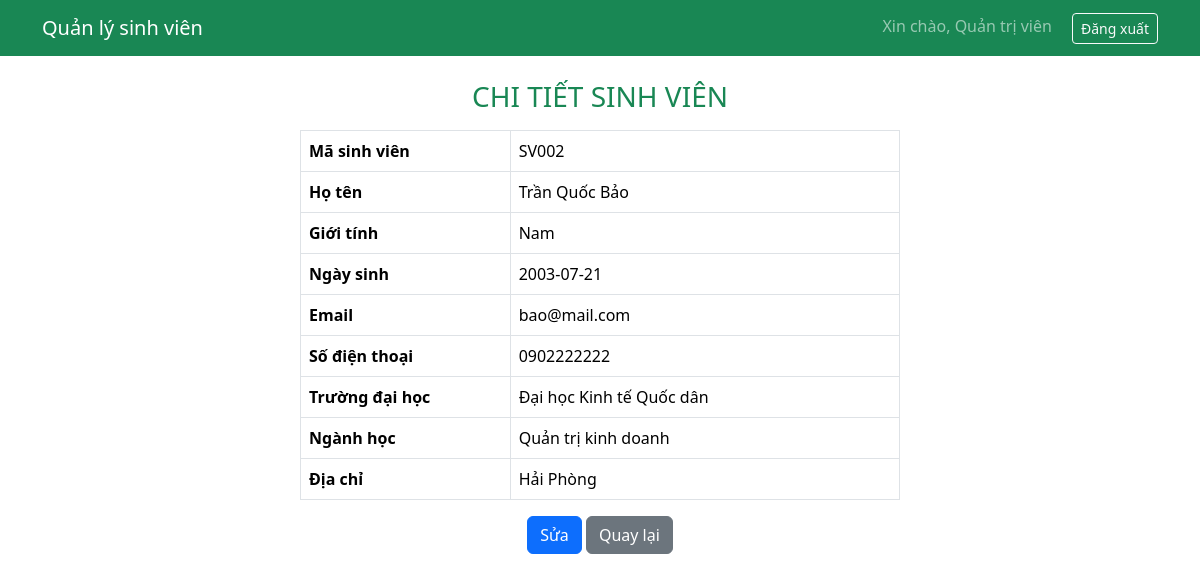
The app's page /public/index.php?controller=detailStudent&id=2 (signed in) with its own data.
### tables this page shows
CREATE TABLE students (
    id INT AUTO_INCREMENT PRIMARY KEY,
    code VARCHAR(20) NOT NULL UNIQUE,    
    name VARCHAR(100) NOT NULL,          
    gender TINYINT NOT NULL DEFAULT 1,   
    birthday DATE NULL,
    email VARCHAR(100),
    phone VARCHAR(20),
    university VARCHAR(150),             
    major VARCHAR(100),                  
    address VARCHAR(255)
);

### app/services/StudentService.php (called while the page is built, shortened)
<?php
require_once APP_ROOT . '/app/models/Student.php';
class StudentService
{
    private function makeStudent($row)
    {
        return new Student(
            $row['id'],
            $row['code'],
            $row['name'],
            $row['gender'],
            $row['birthday'],
            $row['email'],
            $row['phone'],
            $row['university'],
            $row['major'],
            $row['address']
        );
    }
    public function getStudentById($id)
    {
        $dbConnection = new DBConnection();
        $conn = $dbConnection->getConnection();
        $sql = "SELECT * FROM students WHERE id = ?";
        $stmt = $conn->prepare($sql);
        $stmt->execute([$id]);
        $row = $stmt->fetch();
        if ($row) {
            return $this->makeStudent($row);
        }
        return null;
    }
}

### app/models/Student.php (called while the page is built, shortened)
<?php
class Student
{
    private $id;
    private $code;
    private $name;
    private $gender;
    private $birthday;
    private $email;
    private $phone;
    private $university;
    private $major;
    private $address;
    public function __construct($id, $code, $name, $gender, $birthday, $email, $phone, $university, $major, $address)
    {
        $this->id = $id;
        $this->code = $code;
        $this->name = $name;
        $this->gender = $gender;
        $this->birthday = $birthday;
        $this->email = $email;
        $this->phone = $phone;
        $this->university = $university;
        $this->major = $major;
        $this->address = $address;
    }
    public function getId() { return $this->id; }
    public function getCode() { return $this->code; }
    public function getName() { return $this->name; }
    public function getBirthday() { return $this->birthday; }
    public function getEmail() { return $this->email; }
    public function getPhone() { return $this->phone; }
    public function getUniversity() { return $this->university; }
    public function getMajor() { return $this->major; }
    public function getAddress() { return $this->address; }
    public function getGenderText()
    {
        return $this->gender == 1 ? 'Nam' : 'Nữ';
    }
}

### app/views/student/detail.php (the view)
<?php include APP_ROOT . '/app/views/layout/header.php'; ?>
<h3 class="text-center text-uppercase text-success mb-3">Chi tiết sinh viên</h3>
<table class="table table-bordered" style="max-width: 600px; margin: auto;">
    <tr><th width="35%">Mã sinh viên</th><td><?= $student->getCode() ?></td></tr>
    <tr><th>Họ tên</th><td><?= $student->getName() ?></td></tr>
    <tr><th>Giới tính</th><td><?= $student->getGenderText() ?></td></tr>
    <tr><th>Ngày sinh</th><td><?= $student->getBirthday() ?></td></tr>
    <tr><th>Email</th><td><?= $student->getEmail() ?></td></tr>
    <tr><th>Số điện thoại</th><td><?= $student->getPhone() ?></td></tr>
    <tr><th>Trường đại học</th><td><?= $student->getUniversity() ?></td></tr>
    <tr><th>Ngành học</th><td><?= $student->getMajor() ?></td></tr>
    <tr><th>Địa chỉ</th><td><?= $student->getAddress() ?></td></tr>
</table>
<div class="text-center mt-3">
    <a href="?controller=editStudent&id=<?= $student->getId() ?>" class="btn btn-primary">Sửa</a>
    <a href="?controller=home" class="btn btn-secondary">Quay lại</a>
</div>
<?php include APP_ROOT . '/app/views/layout/footer.php'; ?>

### records on screen
students: code "SV002", name "Trần Quốc Bảo", gender "Nam", birthday "2003-07-21", email "bao@mail.com", phone "0902222222", university "Đại học Kinh tế Quốc dân", major "Quản trị kinh doanh", address "Hải Phòng"

### other values on screen
$_SESSION['user'] "Quản trị viên"
